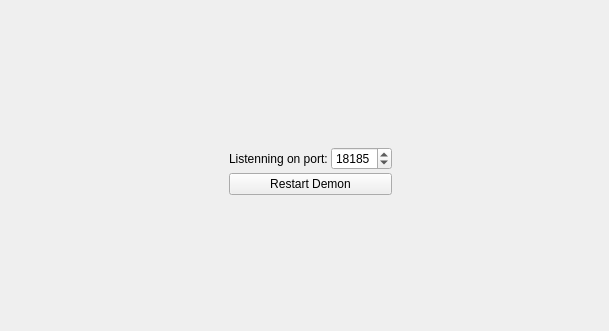
<?xml version="1.0" encoding="UTF-8"?>
<ui version="4.0">
 <class>DaemonSettingsWidget</class>
 <widget class="QWidget" name="DaemonSettingsWidget">
  <property name="geometry">
   <rect>
    <x>0</x>
    <y>0</y>
    <width>609</width>
    <height>331</height>
   </rect>
  </property>
  <property name="windowTitle">
   <string>Form</string>
  </property>
  <layout class="QHBoxLayout" name="horizontalLayout">
   <property name="spacing">
    <number>0</number>
   </property>
   <property name="rightMargin">
    <number>0</number>
   </property>
   <property name="bottomMargin">
    <number>0</number>
   </property>
   <item>
    <spacer name="horizontalSpacer">
     <property name="orientation">
      <enum>Qt::Horizontal</enum>
     </property>
     <property name="sizeHint" stdset="0">
      <size>
       <width>194</width>
       <height>20</height>
      </size>
     </property>
    </spacer>
   </item>
   <item>
    <layout class="QVBoxLayout" name="verticalLayout">
     <property name="spacing">
      <number>3</number>
     </property>
     <property name="topMargin">
      <number>0</number>
     </property>
     <item>
      <spacer name="verticalSpacer_2">
       <property name="orientation">
        <enum>Qt::Vertical</enum>
       </property>
       <property name="sizeHint" stdset="0">
        <size>
         <width>20</width>
         <height>40</height>
        </size>
       </property>
      </spacer>
     </item>
     <item>
      <layout class="QFormLayout" name="formLayout">
       <property name="horizontalSpacing">
        <number>3</number>
       </property>
       <property name="verticalSpacing">
        <number>3</number>
       </property>
       <item row="0" column="0">
        <widget class="QLabel" name="label">
         <property name="text">
          <string>Listenning on port:</string>
         </property>
        </widget>
       </item>
       <item row="0" column="1">
        <widget class="QSpinBox" name="portSpinBox">
         <property name="minimum">
          <number>1024</number>
         </property>
         <property name="maximum">
          <number>65535</number>
         </property>
         <property name="value">
          <number>18185</number>
         </property>
        </widget>
       </item>
      </layout>
     </item>
     <item>
      <widget class="QPushButton" name="restartButton">
       <property name="text">
        <string>Restart Demon</string>
       </property>
      </widget>
     </item>
     <item>
      <spacer name="verticalSpacer">
       <property name="orientation">
        <enum>Qt::Vertical</enum>
       </property>
       <property name="sizeHint" stdset="0">
        <size>
         <width>20</width>
         <height>40</height>
        </size>
       </property>
      </spacer>
     </item>
    </layout>
   </item>
   <item>
    <spacer name="horizontalSpacer_2">
     <property name="orientation">
      <enum>Qt::Horizontal</enum>
     </property>
     <property name="sizeHint" stdset="0">
      <size>
       <width>194</width>
       <height>20</height>
      </size>
     </property>
    </spacer>
   </item>
  </layout>
 </widget>
 <resources/>
 <connections/>
</ui>
